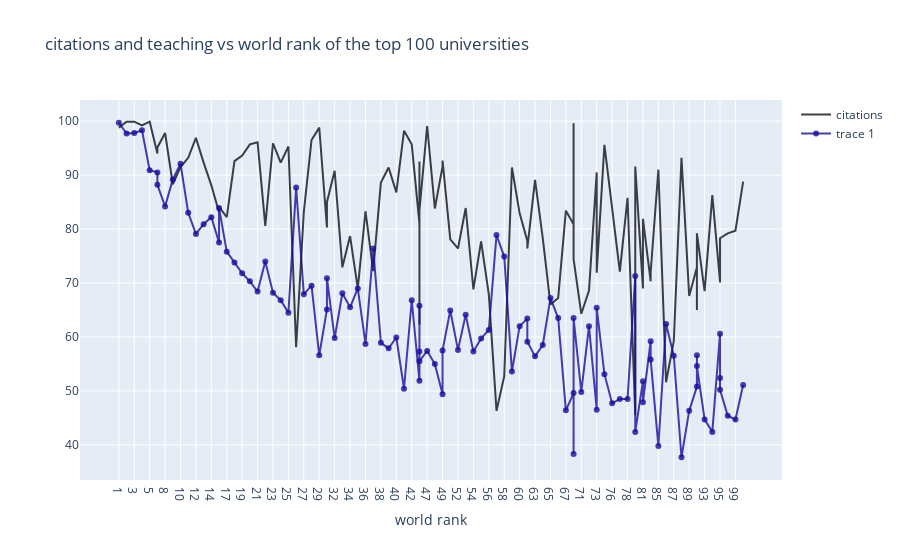

Write notebook code for a chart like this one.
### Markdown cell above
<a id="2"></a> <br>
# Line Charts
### Line Charts Example: Citation and Teaching vs World Rank of Top 100 Universities

### Code cell
df = timesData.iloc[:100,:]
trace1 = go.Scatter(
    x = df.world_rank,
    y=df.citations,
    mode="lines",
    text = df.university_name,
    name="citations",
    marker = dict(color = "rgba(16,18,25,0.8)")
    
)
trace2 = go.Scatter(
    x = df.world_rank,
    y= df.teaching,
    mode="lines+markers",
    marker = dict(color="rgba(25,14,155,0.8)"),
    text = df.university_name
)
data= [trace1,trace2]
layout = dict(title ="citations and teaching vs world rank of the top 100 universities",
              xaxis = dict(title= "world rank",ticklen=5,zeroline=False ))
fig = dict(data=data,layout=layout)
iplot(fig)

### Figure 1 — Plotly figure (JSON) as saved in the notebook; plotly's stock layout.template omitted (floating-point values rounded to 4 significant figures)
{"data": [{"marker": {"color": "rgba(16,18,25,0.8)"}, "mode": "lines", "name": "citations", "text": ["Harvard University", "California Institute of Technology", "Massachusetts Institute of Technology", "Stanford University", "Princeton University", "University of Cambridge", "University of Oxford", "University of California, Berkeley", "Imperial College London", "Yale University", "University of California, Los Angeles", "University of Chicago", "Johns Hopkins University", "Cornell University", "ETH Zurich – Swiss Federal Institute of Technology Zurich", "University of Michigan", "University of Toronto", "Columbia University", "University of Pennsylvania", "Carnegie Mellon University", "University of Hong Kong", "University College London", "University of Washington", "Duke University", "Northwestern University", "University of Tokyo", "Georgia Institute of Technology", "Pohang University of Science and Technology", "University of California, Santa Barbara", "University of British Columbia", "University of North Carolina at Chapel Hill", "University of California, San Diego", "University of Illinois at Urbana-Champaign", "National University of Singapore", "McGill University", "University of Melbourne", "Peking University", "Washington University in St Louis", "École Polytechnique", "University of Edinburgh", "Hong Kong University of Science and Technology", "École Normale Supérieure", "Australian National University", "Karolinska Institute", "University of Göttingen", "University of Wisconsin", "Rice University", "École Polytechnique Fédérale de Lausanne", "University of California, Irvine", "University of Science and Technology of China", "Vanderbilt University", "University of Minnesota", "Tufts University", "University of California, Davis", "Brown University", "University of Massachusetts", "Kyoto University", "Tsinghua University", "Boston University", "New York University", "Emory University", "LMU Munich", "University of Notre Dame", "University of Pittsburgh", "Case Western Reserve University", "Ohio State University", "University of Colorado Boulder", "University of Bristol", "University of California, Santa Cruz", "Yeshiva University", "University of Sydney", "University of Virginia", "University of Adelaide", "University of Southern California", "William & Mary", "Trinity College Dublin", "King’s College London", "Stony Brook University", "Korea Advanced Institute of Science and Technology (KAIST)", "University of Sussex", "The University of Queensland", "University of York", "Heidelberg University", "University of Utah", "Durham University", "London School of Economics and Political Science", "University of Manchester", "Royal Holloway, University of London", "Lund University", "University of Southampton", "University of Zurich", "Wake Forest University", "McMaster University", "University College Dublin", "George Washington University", "University of Arizona", "University of Basel", "University of Maryland, College Park", "Dartmouth College", "École Normale Supérieure de Lyon"], "type": "scatter", "x": ["1", "2", "3", "4", "5", "6", "6", "8", "9", "10", "11", "12", "13", "14", "15", "15", "17", "18", "19", "20", "21", "22", "23", "24", "25", "26", "27", "28", "29", "30", "30", "32", "33", "34", "35", "36", "37", "38", "39", "40", "41", "42", "43", "43", "43", "43", "47", "48", "49", "49", "51", "52", "53", "54", "55", "56", "57", "58", "59", "60", "61", "61", "63", "64", "65", "66", "67", "68", "68", "68", "71", "72", "73", "73", "75", "76", "77", "78", "79", "79", "81", "81", "83", "83", "85", "86", "87", "88", "89", "90", "90", "90", "93", "94", "95", "95", "95", "98", "99", "100"], "y": [98.8, 99.9, 99.9, 99.2, 99.9, 94, 95.1, 97.8, 88.3, 91.5, 93.2, 96.9, 92.3, 88.1, 83.1, 84.1, 82.2, 92.6, 93.6, 95.7, 96.1, 80.6, 95.9, 92.3, 95.3, 58.1, 83.2, 96.5, 98.8, 80.3, 85, 90.8, 72.9, 78.7, 69, 83.3, 72.2, 88.6, 91.4, 86.8, 98.2, 95.7, 81, 62.3, 92.5, 83.4, 99.1, 83.8, 91.6, 92.7, 78.1, 76.4, 83.9, 68.8, 77.7, 67.9, 46.3, 52.7, 91.4, 82.9, 77.8, 76.4, 89.1, 78.3, 66, 67.2, 83.4, 80.9, 99.6, 74.4, 64.3, 68.6, 90.5, 71.9, 95.6, 84.4, 72.1, 85.8, 45.5, 91.6, 69, 81.9, 70.3, 72, 91, 51.6, 59.2, 93.2, 67.6, 72.9, 65, 79.2, 68.5, 86.3, 70.2, 70.1, 78.3, 79.2, 79.7, 88.8]}, {"marker": {"color": "rgba(25,14,155,0.8)"}, "mode": "lines+markers", "text": ["Harvard University", "California Institute of Technology", "Massachusetts Institute of Technology", "Stanford University", "Princeton University", "University of Cambridge", "University of Oxford", "University of California, Berkeley", "Imperial College London", "Yale University", "University of California, Los Angeles", "University of Chicago", "Johns Hopkins University", "Cornell University", "ETH Zurich – Swiss Federal Institute of Technology Zurich", "University of Michigan", "University of Toronto", "Columbia University", "University of Pennsylvania", "Carnegie Mellon University", "University of Hong Kong", "University College London", "University of Washington", "Duke University", "Northwestern University", "University of Tokyo", "Georgia Institute of Technology", "Pohang University of Science and Technology", "University of California, Santa Barbara", "University of British Columbia", "University of North Carolina at Chapel Hill", "University of California, San Diego", "University of Illinois at Urbana-Champaign", "National University of Singapore", "McGill University", "University of Melbourne", "Peking University", "Washington University in St Louis", "École Polytechnique", "University of Edinburgh", "Hong Kong University of Science and Technology", "École Normale Supérieure", "Australian National University", "Karolinska Institute", "University of Göttingen", "University of Wisconsin", "Rice University", "École Polytechnique Fédérale de Lausanne", "University of California, Irvine", "University of Science and Technology of China", "Vanderbilt University", "University of Minnesota", "Tufts University", "University of California, Davis", "Brown University", "University of Massachusetts", "Kyoto University", "Tsinghua University", "Boston University", "New York University", "Emory University", "LMU Munich", "University of Notre Dame", "University of Pittsburgh", "Case Western Reserve University", "Ohio State University", "University of Colorado Boulder", "University of Bristol", "University of California, Santa Cruz", "Yeshiva University", "University of Sydney", "University of Virginia", "University of Adelaide", "University of Southern California", "William & Mary", "Trinity College Dublin", "King’s College London", "Stony Brook University", "Korea Advanced Institute of Science and Technology (KAIST)", "University of Sussex", "The University of Queensland", "University of York", "Heidelberg University", "University of Utah", "Durham University", "London School of Economics and Political Science", "University of Manchester", "Royal Holloway, University of London", "Lund University", "University of Southampton", "University of Zurich", "Wake Forest University", "McMaster University", "University College Dublin", "George Washington University", "University of Arizona", "University of Basel", "University of Maryland, College Park", "Dartmouth College", "École Normale Supérieure de Lyon"], "type": "scatter", "x": ["1", "2", "3", "4", "5", "6", "6", "8", "9", "10", "11", "12", "13", "14", "15", "15", "17", "18", "19", "20", "21", "22", "23", "24", "25", "26", "27", "28", "29", "30", "30", "32", "33", "34", "35", "36", "37", "38", "39", "40", "41", "42", "43", "43", "43", "43", "47", "48", "49", "49", "51", "52", "53", "54", "55", "56", "57", "58", "59", "60", "61", "61", "63", "64", "65", "66", "67", "68", "68", "68", "71", "72", "73", "73", "75", "76", "77", "78", "79", "79", "81", "81", "83", "83", "85", "86", "87", "88", "89", "90", "90", "90", "93", "94", "95", "95", "95", "98", "99", "100"], "y": [99.7, 97.7, 97.8, 98.3, 90.9, 90.5, 88.2, 84.2, 89.2, 92.1, 83, 79.1, 80.9, 82.2, 77.5, 83.9, 75.8, 73.8, 71.8, 70.3, 68.4, 74, 68.2, 66.8, 64.5, 87.7, 67.9, 69.5, 56.6, 65.1, 70.9, 59.8, 68.1, 65.5, 69, 58.7, 76.4, 58.9, 57.9, 59.9, 50.4, 66.8, 51.9, 65.8, 57.3, 55.5, 57.4, 55, 49.4, 57.5, 64.9, 57.6, 64.1, 57.3, 59.7, 61.3, 78.9, 74.9, 53.6, 62, 63.4, 59.1, 56.4, 58.5, 67.2, 63.5, 46.4, 49.6, 38.3, 63.5, 49.8, 62, 46.5, 65.4, 53.1, 47.7, 48.5, 48.5, 71.3, 42.4, 51.8, 47.9, 59.2, 55.8, 39.8, 62.4, 56.5, 37.7, 46.3, 50.8, 56.6, 54.6, 44.7, 42.4, 60.6, 52.4, 50.2, 45.4, 44.7, 51.1]}], "layout": {"title": {"text": "citations and teaching vs world rank of the top 100 universities"}, "xaxis": {"ticklen": 5, "title": {"text": "world rank"}, "zeroline": false}}}
